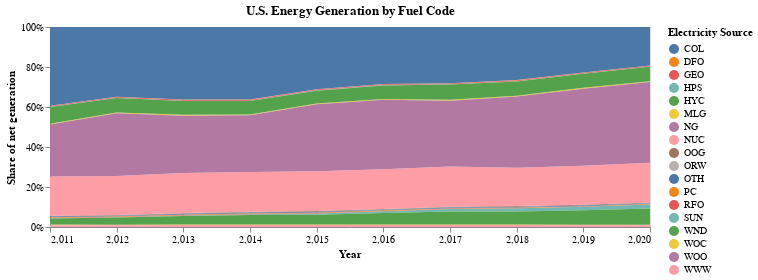

The cell this chart's notebook holds for it:
### Code cell
typelist1 = df_merge['AER Fuel Type Code'].unique()
typenames1 = df_merge['AER Fuel Type Code'].unique()
datafilter1 = 'AER Fuel Type Code'
dataframe1 = df_merge
title = "U.S. Energy Generation by Fuel Code"

energybytype(dataframe1, typelist1, typenames1, datafilter1, title)

### Figure 1 — Vega-Lite specification as saved in the notebook (floating-point values rounded to 4 significant figures; data arrays with more than 128 entries replaced by an {"elided": "..."} marker saying what was removed)
{"config": {"view": {"continuousWidth": 400, "continuousHeight": 300}}, "data": {"name": "data-5e71a0aa63f7364c0b465afad2b71be8"}, "mark": "area", "encoding": {"color": {"type": "nominal", "field": "type", "legend": {"title": "Electricity Source"}}, "tooltip": [{"type": "quantitative", "field": "amount"}, {"type": "nominal", "field": "type"}, {"type": "ordinal", "field": "year"}], "x": {"type": "quantitative", "axis": {"tickMinStep": 1}, "field": "year", "title": "Year"}, "y": {"type": "quantitative", "field": "amount", "stack": "normalize", "title": "Share of net generation"}}, "height": 200, "selection": {"selector002": {"type": "interval", "bind": "scales", "encodings": ["x", "y"]}}, "title": "U.S. Energy Generation by Fuel Code", "width": 600, "$schema": "https://vega.github.io/schema/vega-lite/v4.8.1.json", "datasets": {"data-5e71a0aa63f7364c0b465afad2b71be8": {"elided": "180 records"}}}
